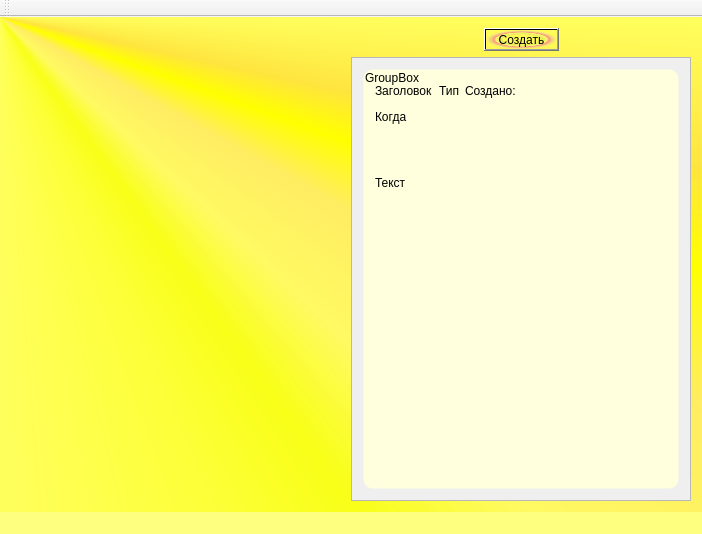
<?xml version="1.0" encoding="UTF-8"?>
<ui version="4.0">
 <class>MattyNotesClass</class>
 <widget class="QMainWindow" name="MattyNotesClass">
  <property name="geometry">
   <rect>
    <x>0</x>
    <y>0</y>
    <width>702</width>
    <height>534</height>
   </rect>
  </property>
  <property name="windowTitle">
   <string>MattyNotes</string>
  </property>
  <property name="styleSheet">
   <string notr="true">#MattyNotesClass{background-color: rgb(255, 255, 127);}</string>
  </property>
  <widget class="QWidget" name="centralWidget">
   <property name="styleSheet">
    <string notr="true">#centralWidget {
background-color: qconicalgradient(cx:0, cy:0, angle:135, stop:0 rgba(255, 255, 0, 69), stop:0.375 rgba(255, 255, 0, 69), stop:0.423533 rgba(251, 255, 0, 145), stop:0.45 rgba(247, 255, 0, 208), stop:0.477581 rgba(255, 244, 71, 130), stop:0.518717 rgba(255, 218, 71, 130), stop:0.55 rgba(255, 255, 0, 255), stop:0.57754 rgba(255, 203, 0, 130), stop:0.625 rgba(255, 255, 0, 69), stop:1 rgba(255, 255, 0, 69));}</string>
   </property>
   <layout class="QGridLayout" name="gridLayout">
    <item row="0" column="1">
     <layout class="QVBoxLayout" name="verticalLayout_3">
      <item>
       <layout class="QHBoxLayout" name="horizontalLayout_3">
        <item>
         <spacer name="horizontalSpacer_3">
          <property name="orientation">
           <enum>Qt::Horizontal</enum>
          </property>
          <property name="sizeHint" stdset="0">
           <size>
            <width>18</width>
            <height>20</height>
           </size>
          </property>
         </spacer>
        </item>
        <item>
         <widget class="QPushButton" name="addNoteButton">
          <property name="styleSheet">
           <string notr="true">background-color: qradialgradient(spread:pad, cx:0.5, cy:0.5, radius:0.5, fx:0.5, fy:0.5, stop:0 rgba(0, 0, 0, 0), stop:0.52 rgba(0, 0, 0, 0), stop:0.565 rgba(82, 121, 76, 33), stop:0.65 rgba(159, 235, 148, 64), stop:0.721925 rgba(255, 238, 150, 129), stop:0.77 rgba(255, 128, 128, 204), stop:0.89 rgba(191, 128, 255, 64), stop:1 rgba(0, 0, 0, 0));</string>
          </property>
          <property name="text">
           <string>Создать</string>
          </property>
         </widget>
        </item>
        <item>
         <spacer name="horizontalSpacer_5">
          <property name="orientation">
           <enum>Qt::Horizontal</enum>
          </property>
          <property name="sizeHint" stdset="0">
           <size>
            <width>48</width>
            <height>20</height>
           </size>
          </property>
         </spacer>
        </item>
       </layout>
      </item>
      <item>
       <widget class="QScrollArea" name="scrollArea">
        <property name="styleSheet">
         <string notr="true">QScrollArea { background: transparent; border: 0px none transparent; }
QScrollArea &gt; QWidget &gt; QWidget { background: transparent; border: 0px none transparent; }</string>
        </property>
        <property name="widgetResizable">
         <bool>true</bool>
        </property>
        <widget class="QWidget" name="scrollAreaWidgetContents">
         <property name="geometry">
          <rect>
           <x>0</x>
           <y>0</y>
           <width>337</width>
           <height>430</height>
          </rect>
         </property>
         <layout class="QGridLayout" name="gridLayout_2">
          <item row="0" column="0">
           <layout class="QVBoxLayout" name="verticalLayout_4">
            <item>
             <layout class="QHBoxLayout" name="horizontalLayout_7">
              <item>
               <widget class="QGroupBox" name="groupBox">
                <property name="minimumSize">
                 <size>
                  <width>150</width>
                  <height>200</height>
                 </size>
                </property>
                <property name="maximumSize">
                 <size>
                  <width>16777215</width>
                  <height>16777215</height>
                 </size>
                </property>
                <property name="styleSheet">
                 <string notr="true">#groupBox { background-color: rgb(255, 255, 222);
border: 1px solid transparent;
border-radius: 10px;}</string>
                </property>
                <property name="title">
                 <string>GroupBox</string>
                </property>
                <layout class="QGridLayout" name="gridLayout_3">
                 <item row="0" column="0">
                  <layout class="QVBoxLayout" name="verticalLayout_5">
                   <item>
                    <layout class="QHBoxLayout" name="horizontalLayout_9">
                     <item>
                      <widget class="QLabel" name="NoteTitleLabel">
                       <property name="text">
                        <string>Заголовок</string>
                       </property>
                      </widget>
                     </item>
                     <item>
                      <widget class="QLabel" name="NoteTypeLabel">
                       <property name="text">
                        <string>Тип</string>
                       </property>
                      </widget>
                     </item>
                     <item>
                      <widget class="QLabel" name="NoteCrTimeAndDateLabel">
                       <property name="text">
                        <string>Создано:</string>
                       </property>
                      </widget>
                     </item>
                     <item>
                      <spacer name="horizontalSpacer_7">
                       <property name="orientation">
                        <enum>Qt::Horizontal</enum>
                       </property>
                       <property name="sizeHint" stdset="0">
                        <size>
                         <width>40</width>
                         <height>20</height>
                        </size>
                       </property>
                      </spacer>
                     </item>
                     <item>
                      <widget class="QPushButton" name="editNoteButton">
                       <property name="sizePolicy">
                        <sizepolicy hsizetype="Fixed" vsizetype="Fixed">
                         <horstretch>0</horstretch>
                         <verstretch>0</verstretch>
                        </sizepolicy>
                       </property>
                       <property name="maximumSize">
                        <size>
                         <width>20</width>
                         <height>20</height>
                        </size>
                       </property>
                       <property name="styleSheet">
                        <string notr="true">background-image: url(:/MattyNotes/edit.png);</string>
                       </property>
                       <property name="text">
                        <string/>
                       </property>
                       <property name="flat">
                        <bool>true</bool>
                       </property>
                      </widget>
                     </item>
                     <item>
                      <widget class="QPushButton" name="deleteNoteButton">
                       <property name="sizePolicy">
                        <sizepolicy hsizetype="Fixed" vsizetype="Fixed">
                         <horstretch>0</horstretch>
                         <verstretch>0</verstretch>
                        </sizepolicy>
                       </property>
                       <property name="maximumSize">
                        <size>
                         <width>20</width>
                         <height>20</height>
                        </size>
                       </property>
                       <property name="styleSheet">
                        <string notr="true">background-image: url(:/MattyNotes/1s-udalenie.png);</string>
                       </property>
                       <property name="text">
                        <string/>
                       </property>
                       <property name="flat">
                        <bool>true</bool>
                       </property>
                      </widget>
                     </item>
                    </layout>
                   </item>
                   <item>
                    <layout class="QHBoxLayout" name="horizontalLayout_10">
                     <item>
                      <widget class="QLabel" name="NoteEventTimeAndDateLabel">
                       <property name="text">
                        <string>Когда</string>
                       </property>
                      </widget>
                     </item>
                     <item>
                      <spacer name="horizontalSpacer_8">
                       <property name="orientation">
                        <enum>Qt::Horizontal</enum>
                       </property>
                       <property name="sizeHint" stdset="0">
                        <size>
                         <width>40</width>
                         <height>20</height>
                        </size>
                       </property>
                      </spacer>
                     </item>
                    </layout>
                   </item>
                   <item>
                    <widget class="QLabel" name="NoteTextLabel">
                     <property name="minimumSize">
                      <size>
                       <width>0</width>
                       <height>100</height>
                      </size>
                     </property>
                     <property name="styleSheet">
                      <string notr="true">border-color: rgb(0, 0, 0);</string>
                     </property>
                     <property name="text">
                      <string>Текст</string>
                     </property>
                    </widget>
                   </item>
                   <item>
                    <spacer name="verticalSpacer_3">
                     <property name="orientation">
                      <enum>Qt::Vertical</enum>
                     </property>
                     <property name="sizeHint" stdset="0">
                      <size>
                       <width>20</width>
                       <height>40</height>
                      </size>
                     </property>
                    </spacer>
                   </item>
                  </layout>
                 </item>
                </layout>
               </widget>
              </item>
             </layout>
            </item>
           </layout>
          </item>
         </layout>
        </widget>
       </widget>
      </item>
     </layout>
    </item>
    <item row="0" column="0">
     <spacer name="horizontalSpacer">
      <property name="orientation">
       <enum>Qt::Horizontal</enum>
      </property>
      <property name="sizeHint" stdset="0">
       <size>
        <width>40</width>
        <height>20</height>
       </size>
      </property>
     </spacer>
    </item>
   </layout>
  </widget>
  <widget class="QMenuBar" name="menuBar">
   <property name="geometry">
    <rect>
     <x>0</x>
     <y>0</y>
     <width>702</width>
     <height>21</height>
    </rect>
   </property>
  </widget>
  <widget class="QToolBar" name="mainToolBar">
   <attribute name="toolBarArea">
    <enum>TopToolBarArea</enum>
   </attribute>
   <attribute name="toolBarBreak">
    <bool>false</bool>
   </attribute>
  </widget>
  <widget class="QStatusBar" name="statusBar">
   <property name="minimumSize">
    <size>
     <width>0</width>
     <height>0</height>
    </size>
   </property>
   <property name="styleSheet">
    <string notr="true">background-color: rgb(255, 255, 127);
border-color: rgb(255, 255, 255);</string>
   </property>
  </widget>
 </widget>
 <layoutdefault spacing="6" margin="11"/>
 <resources>
  <include location="mattynotes.qrc"/>
 </resources>
 <connections/>
</ui>
